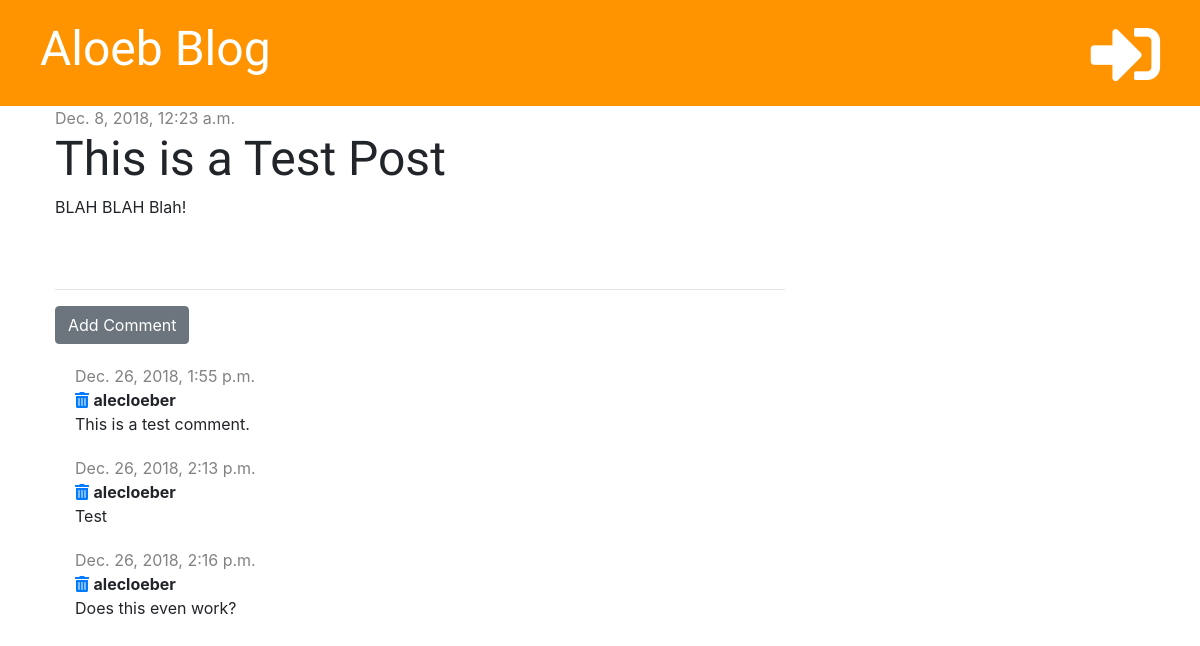
/post/1/, run on an earlier commit of the app's database.
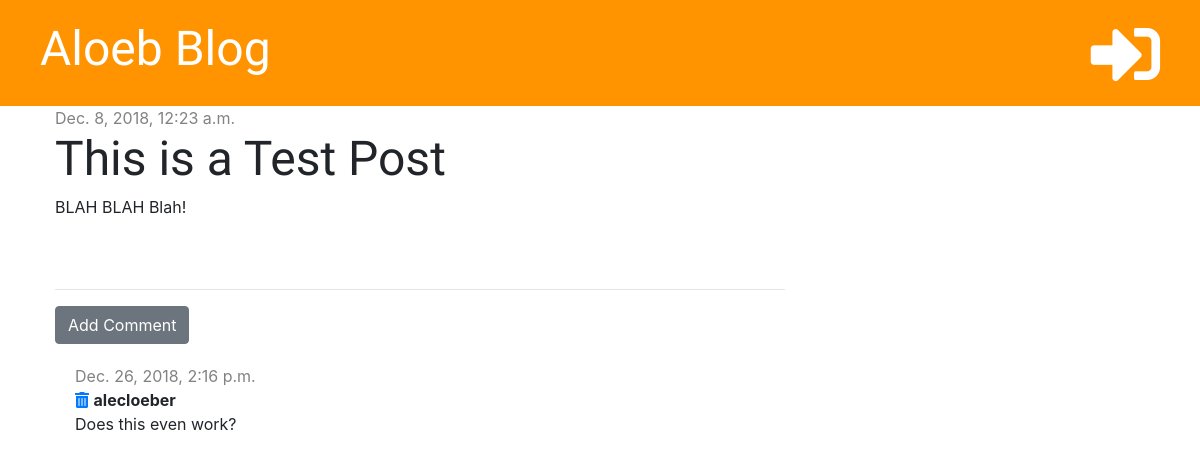
And on a later commit of the database.
### blog/models.py (models this page shows, shortened)
class Comment(models.Model):
    post = models.ForeignKey('blog.Post', on_delete=models.CASCADE, related_name='comments')
    author = models.CharField(max_length=200)
    text = models.TextField()
    create_date = models.DateTimeField(default=timezone.now)

### blog/views.py (the view)
# urls.py: path('post/<int:pk>/', views.post_detail, name='post_detail'),
def post_detail(request, pk):
    post = get_object_or_404(Post, pk=pk)
    stuff_for_frontend = {'post': post}
    return render(request, 'blog/post_detail.html', stuff_for_frontend)

### blog/templates/blog/post_detail.html (shortened to what this page needs)
{% extends 'blog/base.html' %}
{% block content %}
    <div class="post">
        {% if post.published_date %}
            <div class="date">
                {{ post.published_date }}
            </div>
            {% else %}
            <a href="{% url 'post_publish' pk=post.pk %}" class="btn btn-primary">Publish</a>
        {% endif %}
        <h1>{{ post.title }}</h1>
        <p>{{ post.text|linebreaksbr }} </p>
    </div>
    <hr>
    <a href="{% url 'add_comment_to_post' pk=post.pk %}" class="btn btn-secondary">Add Comment</a>
    {% for comment in post.comments.all %}
        <div class="comment">
            <div class="date">
                {{ comment.create_date }}
            </div>
            <a href="{% url 'comment_remove' pk=comment.pk %}"><i class="fas fa-trash-alt"></i></a>
            <strong>{{ comment.author }}</strong>
            <p>{{ comment.text }}</p>
        </div>
        {% empty %}
        <p>No Comments</p>
    {% endfor %}
{% endblock %}

What changed in the data, as far as the page shows it:
removed Comment: create_date "Dec. 26, 2018, 1:55 p.m.", author "alecloeber", text "This is a test comment."
removed Comment: create_date "Dec. 26, 2018, 2:13 p.m.", author "alecloeber", text "Test"
